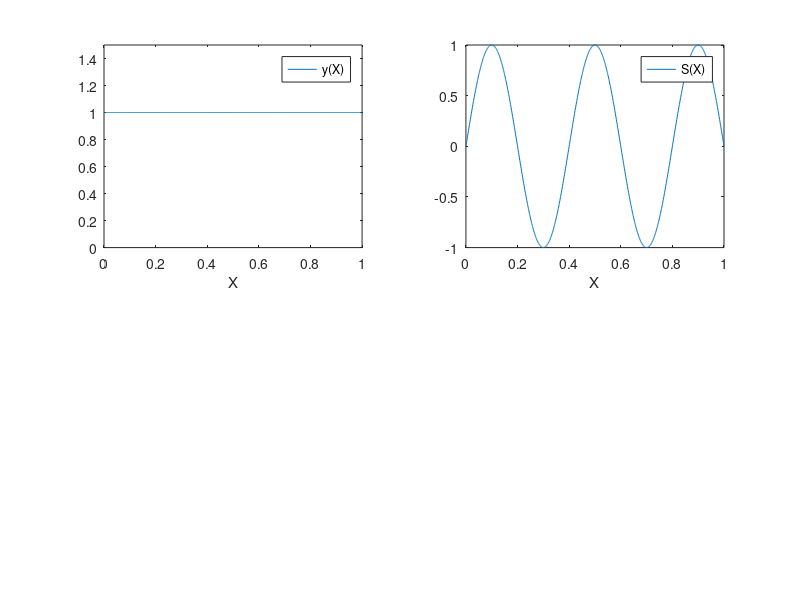

Reproduce this figure in MATLAB. (Note: this script raises an error after producing the figure.)
% F11CONVOS
% Convolution integral for functions y and S
function F11CONVOS;
global k a f b2;
b2 = 0.2;
f = 800;
a = 1;
Lamda = 0.0005;
k = (2*pi)/Lamda;

X = (0:0.001:1);
% tol = 0.01;
% Function S
Sx = S(X);

% Function y
yx = y(X);

figure(1);
subplot(2,2,1);
plot(X,yx);
axis([0 1 0 1.5]);
xlabel('X');
legend('y(X)');

subplot(2,2,2);
plot(X,Sx);
axis([0 1 -1 1]);
xlabel('X');
legend('S(X)');

nx = length(X);
for jk=1:nx
    Ix(jk) = 2*quad(@If,0,0.5,[],[],X(jk));
end;

subplot(2,1,2);
plot(X,Ix,X,Sx);
axis([0 1 -1 1]);
xlabel('X');
legend('I(X)','S(X)');

function Out=y(X)
global b2;
Out = (logical(b2-X)>=0);

function Out=S(X)
global k a f;
Out = sin((k*a*X)/f);

function Out=If(XX,X)
global k a f;
Out = y(XX).*(sin(k*a*(X-XX)/f));